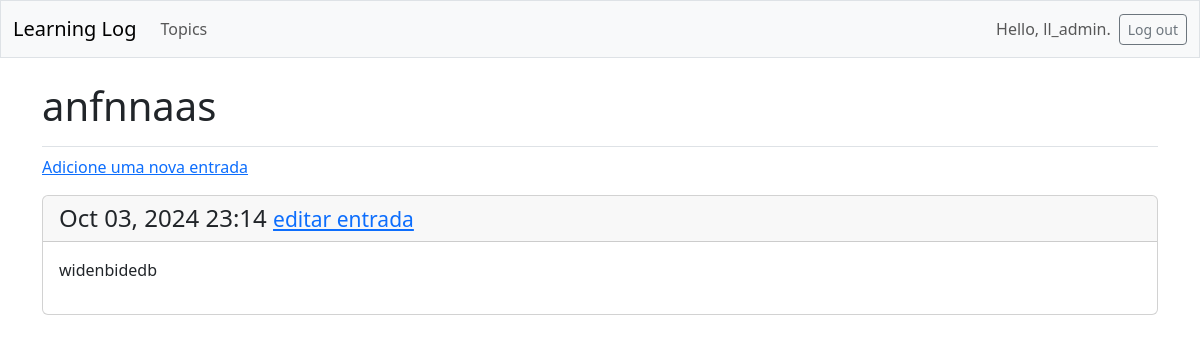
The page /topics/6 (signed in) on the database its author committed.
### learning_logs/models.py (models this page shows, shortened)
class Topic (models.Model):
    text = models.CharField(max_length=200)
    date_added = models.DateTimeField(auto_now_add=True)
    owner = models.ForeignKey(User, on_delete=models.CASCADE)

class Entry (models.Model):
    topic = models.ForeignKey(Topic, on_delete=models.CASCADE)
    text = models.TextField()
    date_added = models.DateTimeField(auto_now_add=True)
    class Meta:
        verbose_name_plural = 'entries'

### learning_logs/views.py (the view)
# urls.py: path('topics/<int:topic_id>', views.topic, name= 'topic'),
@login_required
def topic(request, topic_id):
    topic = Topic.objects.get(id=topic_id)
    if topic.owner != request.user:
        raise Http404
    entries = topic.entry_set.order_by('-date_added')
    context = {'topic': topic, 'entries': entries}
    return render(request, 'learning_logs/topic.html', context)

### learning_logs/templates/learning_logs/topic.html
{% extends 'learning_logs/base.html' %}
{% block page_header %}
  <h1>{{ topic.text }}</h1>
{% endblock page_header %}
{% block content %}
  <p>
    <a href="{% url 'learning_logs:new_entry' topic.id %}">Adicione uma nova entrada</a>
  </p>
  {% for entry in entries %}
    <div class="card mb-3">
      <h4 class="card-header">
        {{ entry.date_added|date:'M d, Y H:i' }}
        <small><a href="{% url 'learning_logs:edit_entry' entry.id %}">
          editar entrada</a></small>
      </h4>
      <div class="card-body">{{ entry.text|linebreaks }}</div>
    </div>
  {% empty %}
    <p>Esse tópico ainda não contém entradas.</p>
  {% endfor %}
{% endblock content %}

### learning_logs/templates/learning_logs/base.html (shortened to what this page needs)
<!doctype html>
<html lang="en">
<head>
  {% load django_bootstrap5 %}
  {% bootstrap_css %}
</head>
<body>
  <nav class="navbar navbar-expand-md navbar-light bg-light mb-4 border">
    <div class="container-fluid">
      <a class="navbar-brand" href="{% url 'learning_logs:index' %}">
          Learning Log</a>
      <div class="collapse navbar-collapse" id="navbarCollapse">
        <ul class="navbar-nav me-auto mb-2 mb-md-0">
          <li class="nav-item">
            <a class="nav-link" href="{% url 'learning_logs:topics' %}">
              Topics</a></li>
        </ul>
        <ul class="navbar-nav ms-auto mb-2 mb-md-0">
          {% if user.is_authenticated %}
            <li class="nav-item">
              <span class="navbar-text me-2">Hello, {{ user.username }}.
                </span></li>
          {% endif %}
        </ul>
        {% if user.is_authenticated %}
          <form action="{% url 'accounts:logout' %}" method='post'>
            <button name='submit' class='btn btn-outline-secondary btn-sm'>
              Log out</button>
          </form>
        {% endif %}
      </div>
    </div>
  </nav>
  <main class="container">
    <div class="pb-2 mb-2 border-bottom">
      {% block page_header %}{% endblock page_header %}
    </div>
    <div>
      {% block content %}{% endblock content %}
    </div>
  </main>
</body>
</html>

### rows shown on the page
Topic: text "anfnnaas"
Entry: date_added "Oct 03, 2024 23:14", text "widenbidedb"

### other values the page prints
{{ user.username }} "ll_admin"
